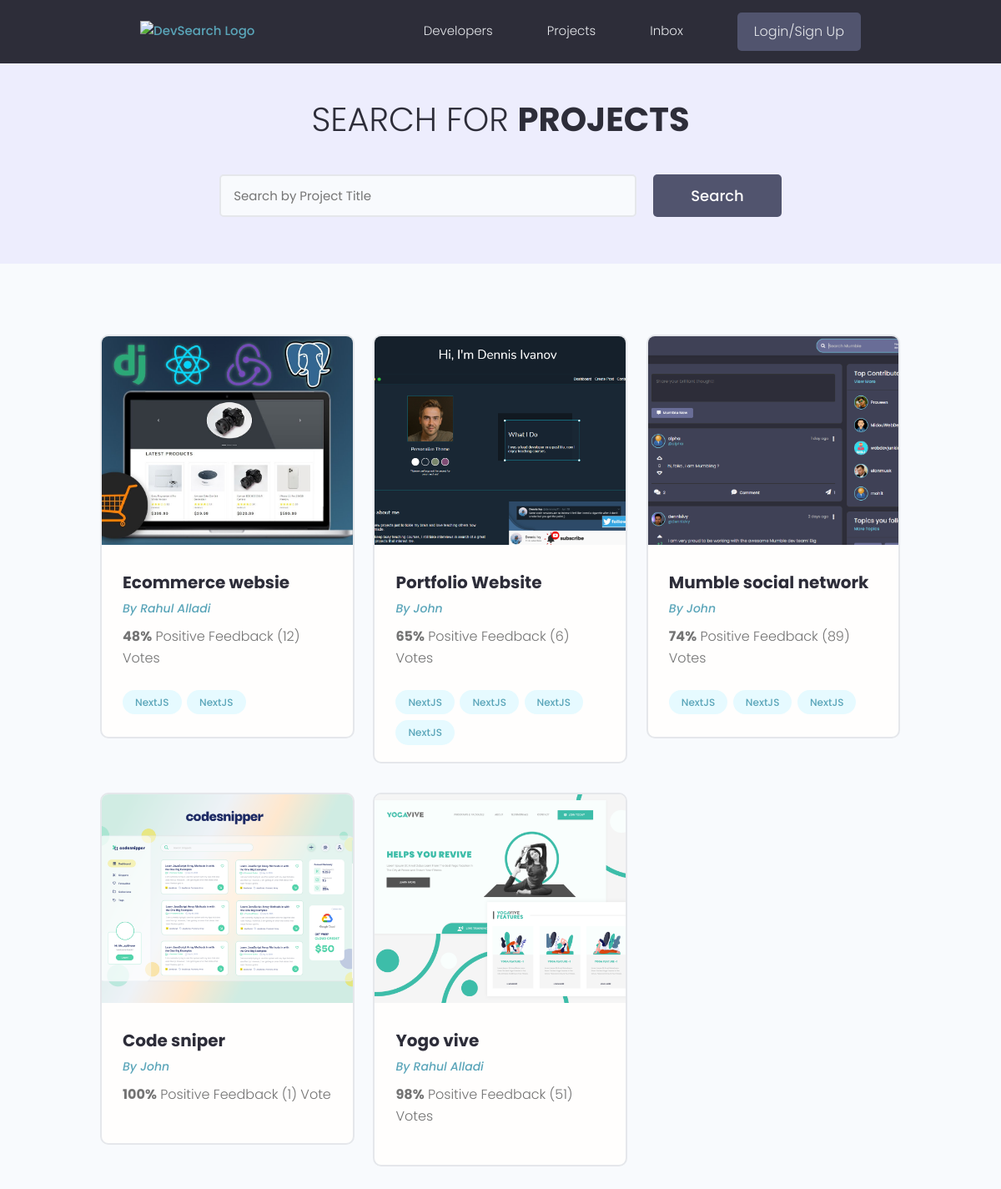
Page /projects/ on the earlier database version.
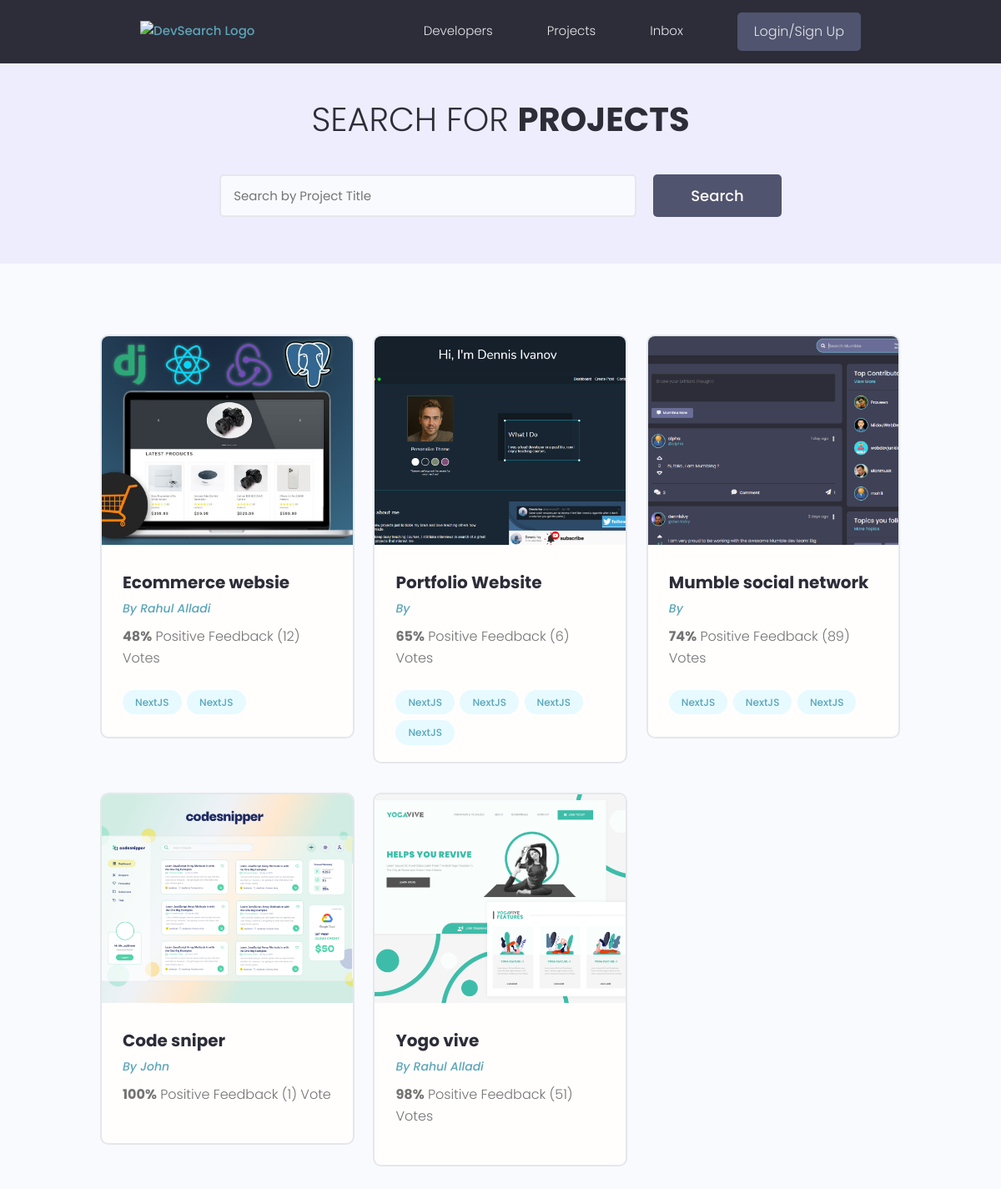
Same page on the later database version.
### projects/models.py (models this page shows, shortened)
class Project(models.Model):
    owner = models.ForeignKey(Profile, null=True, blank=True, on_delete=models.SET_NULL)
    title = models.CharField(max_length=200)
    description = models.TextField(null=True,blank=True)
    featured_image = models.ImageField(null=True, blank=True, default="default.jpg")
    demo_link = models.URLField(max_length=2000,null=True,blank=True)
    source_link = models.CharField(max_length=2000,null=True,blank=True)
    tags = models.ManyToManyField('Tag',blank=True)
    vote_total = models.IntegerField(default=0,null=True,blank=True)
    vote_ratio = models.IntegerField(default=0, null=True, blank=True)
    created = models.DateTimeField(auto_now_add=True)
    id = models.UUIDField(default=uuid.uuid4,unique=True,primary_key=True,editable=False)

### users/models.py (models this page shows, shortened)
class Profile(models.Model):
    user = models.OneToOneField(User, on_delete=models.CASCADE, null=True,blank=True)
    name = models.CharField(max_length=200, null=True, blank=True)
    email = models.EmailField(max_length=500, null=True, blank=True)
    username = models.CharField(max_length=200, null=True, blank=True)
    location = models.CharField(max_length=200, null=True, blank=True)
    short_intro = models.CharField(max_length=200, null=True, blank=True)
    bio = models.TextField(null=True, blank=True)
    profile_image = models.ImageField(null=True, blank=True,upload_to='profiles/',default ='profiles/user-default.png')
    social_github = models.CharField(max_length=200, null=True, blank=True)
    social_twitter = models.CharField(max_length=200, null=True, blank=True)
    social_linkedin = models.CharField(max_length=200, null=True, blank=True)
    social_youtube = models.CharField(max_length=200, null=True, blank=True)
    social_website = models.CharField(max_length=200, null=True, blank=True)
    created = models.DateTimeField(auto_now_add=True)
    id = models.UUIDField(default=uuid.uuid4,unique=True,primary_key=True,editable=False)

### projects/views.py (the view)
# urls.py: path('projects/',include('projects.urls')),
def projects(request):
    projects = Project.objects.all()
    context = {'projects':projects}
    return render(request,'projects/projects.html',context)

### projects/templates/projects/projects.html (shortened to what this page needs)
{% extends 'main.html' %}
{% block content %}
  <main class="projects">
    <section class="hero-section text-center">
      <div class="container container--narrow">
        <div class="hero-section__box">
          <h2>Search for <span>Projects</span></h2>
        </div>
        <div class="hero-section__search">
          <form class="form" action="#" method="get">
            <div class="form__field">
              <input class="input input--text" id="formInput#search" type="text" name="text"
                placeholder="Search by Project Title" />
            </div>
            <input class="btn btn--sub btn--lg" type="submit" value="Search" />
          </form>
        </div>
      </div>
    </section>
    <section class="projectsList">
      <div class="container">
        <div class="grid grid--three">
        {% for project in projects %}
          <div class="column">
            <div class="card project">
              <a href="{% url 'project' project.id %}" class="project">
                <img class="project__thumbnail" src="{{project.featured_image.url}}" alt="project thumbnail" />
                <div class="card__body">
                  <h3 class="project__title">{{project.title}}</h3>
                  <p><a class="project__author" href="">By {{project.owner.name}}</a></p>
                  <p class="project--rating">
                    <span style="font-weight: bold;">{{project.vote_ratio}}%</span> Positive
                    Feedback ({{project.vote_total}}) Vote{{project.vote_total|pluralize:"s"}}
                  </p>
                  <div class="project__tags">
                    {% for tag in project.tags.all %}
                    <span class="tag tag--pill tag--main">
                      <small>NextJS</small>
                    </span>
                    {% endfor %}
                  </div>
                </div>
              </a>
            </div>
          </div>
          {% endfor %}
        </div>
      </div>
    </section>
  </main>
{% endblock content %}

Differences in the rows shown:
changed Project "Portfolio Website": owner.name "John" → (not shown)
changed Project "Mumble social network": owner.name "John" → (not shown)
